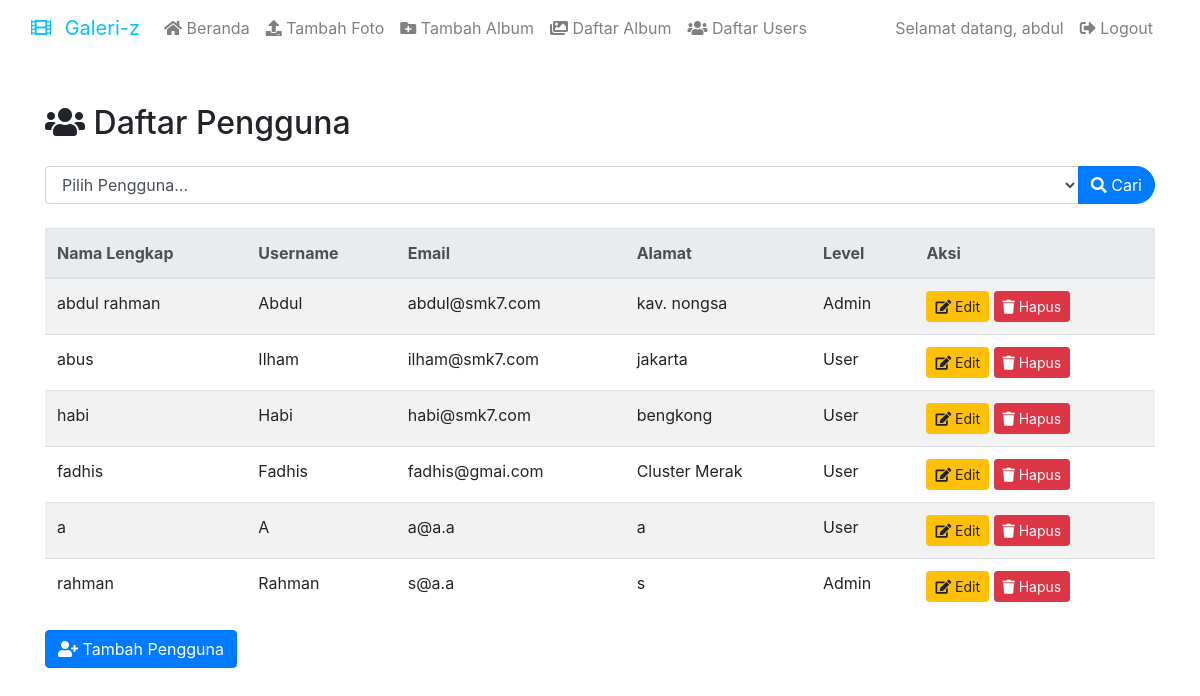
The app's page /pages/list_users.php (signed in) with its own data.
### tables this page shows
CREATE TABLE `user` (
  `user_id` int(11) NOT NULL,
  `username` varchar(255) NOT NULL,
  `password` varchar(255) NOT NULL,
  `email` varchar(255) NOT NULL,
  `namalengkap` varchar(255) NOT NULL,
  `alamat` text NOT NULL,
  `level` enum('User','Admin') NOT NULL
);

### pages/list_users.php (the view, shortened to what this page needs)
<?php
include('../koneksi.php');
include('header.php');
$searchTerm = isset($_GET['search']) ? trim($_GET['search']) : '';
if ($searchTerm) {
    $query = "SELECT * FROM user WHERE user_id = ?";
    $stmt = $connection->prepare($query);
    $stmt->bind_param("i", $searchTerm);
    $stmt->execute();
    $users_result = $stmt->get_result();
} else {
    $query = "SELECT * FROM user";
    $stmt = $connection->prepare($query);
    $stmt->execute();
    $users_result = $stmt->get_result();
}
?>
<!DOCTYPE html>
<html lang="id">
<head>
    <link rel="stylesheet" href="https://stackpath.bootstrapcdn.com/bootstrap/4.5.2/css/bootstrap.min.css">
</head>
<body>
    <div class="container mt-5">
        <h2 class="mb-4"><i class="fas fa-users"></i> Daftar Pengguna</h2>
        <form method="GET" class="mb-4">
            <div class="input-group">
                <select name="search" class="form-control" required>
                    <option value="">Pilih Pengguna...</option>
                </select>
                <div class="input-group-append">
                    <button type="submit" class="btn btn-primary"> <i class="fas fa-search"></i> Cari</button>
                </div>
            </div>
        </form>
        <table class="table table-striped">
            <thead class="thead-light">
                <tr>
                    <th>Nama Lengkap</th>
                    <th>Username</th>
                    <th>Email</th>
                    <th>Alamat</th>
                    <th>Level</th>
                    <th>Aksi</th>
                </tr>
            </thead>
            <tbody>
                <?php while ($user = mysqli_fetch_object($users_result)): ?>
                    <tr>
                        <td><?= htmlspecialchars($user->namalengkap) ?></td>
                        <td><?= ucwords(strtolower($user->username)) ?></td>
                        <td><?= htmlspecialchars($user->email) ?></td>
                        <td><?= htmlspecialchars($user->alamat) ?></td>
                        <td><?= htmlspecialchars($user->level) ?></td>
                        <td>
                            <a href="edit_user.php?id=<?= $user->user_id ?>" class="btn btn-sm btn-warning">
                                <i class="fas fa-edit"></i> Edit
                            </a>
                            <form method="POST" action="delete_user.php" style="display:inline-block;">
                                <button type="submit" class="btn btn-sm btn-danger"
                                    onclick="return confirm('Apakah Anda yakin ingin menghapus pengguna ini?');">
                                    <i class="fas fa-trash"></i> Hapus
                                </button>
                            </form>
                        </td>
                    </tr>
                <?php endwhile; ?>
            </tbody>
        </table>
        <a href="manage_users.php" class="btn btn-primary">
            <i class="fas fa-user-plus"></i> Tambah Pengguna
        </a>
    </div>
</body>
</html>

### pages/list_users.php (style rules this page uses)
.input-group .btn { border-radius: 0 20px 20px 0; }

### records on screen
user: namalengkap "abdul rahman", username "Abdul", email "abdul@smk7.com", alamat "kav. nongsa", level "Admin"
user: namalengkap "abus", username "Ilham", email "ilham@smk7.com", alamat "jakarta", level "User"
user: namalengkap "habi", username "Habi", email "habi@smk7.com", alamat "bengkong", level "User"
user: namalengkap "fadhis", username "Fadhis", email "fadhis@gmai.com", alamat "Cluster Merak", level "User"
user: namalengkap "a", username "A", email "a@a.a", alamat "a", level "User"
user: namalengkap "rahman", username "Rahman", email "s@a.a", alamat "s", level "Admin"

### other values on screen
$username "abdul"
